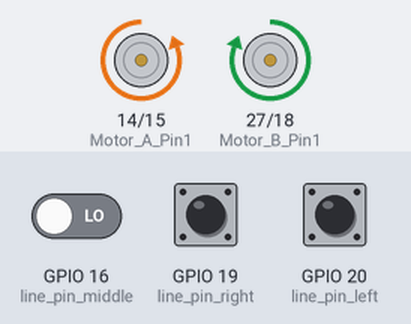
Recording of a program running on a simulated Raspberry Pi (BCM pin numbers). Shown: motor-driver pin pairs drawn as motors (green arrow = first pin HIGH = forward, orange = second pin HIGH = backward, longer = more drive, scaled by the enable pin). Inputs (shaded band) come from the test bench; at power-on: GPIO 16 (line_pin_middle) LOW, GPIO 19 (line_pin_right) LOW, GPIO 20 (line_pin_left) LOW.

Above: at 1.2 s.
1.3 s: GPIO 16 (line_pin_middle) driven HIGH
At 1.8 s:
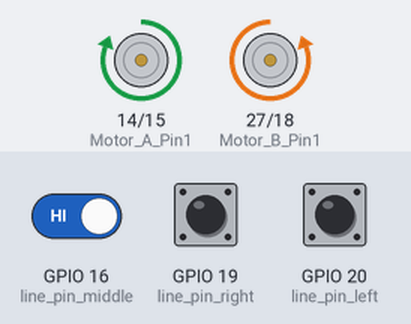
2.9 s: GPIO 16 (line_pin_middle) driven LOW
At 4.2 s:
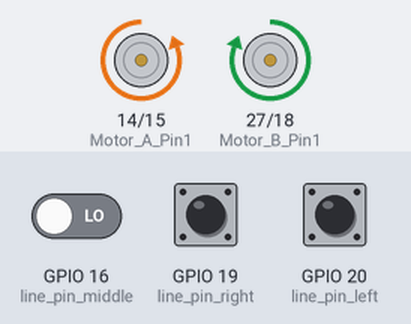
4.5 s: GPIO 19 (line_pin_right) pulled HIGH for 0.25 s
At 4.7 s:
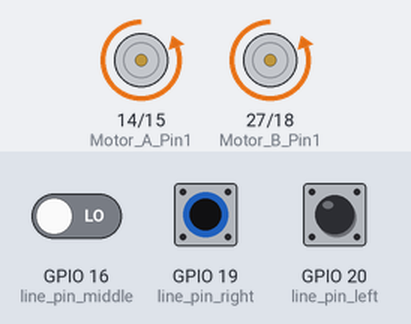
6.3 s: GPIO 20 (line_pin_left) pulled HIGH for 0.25 s
At 6.5 s:
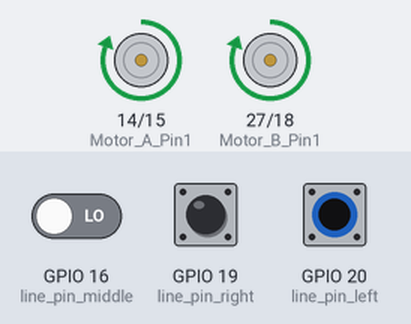
8.1 s: GPIO 20 (line_pin_left) pulled HIGH for 3.2 s
At 11.9 s:
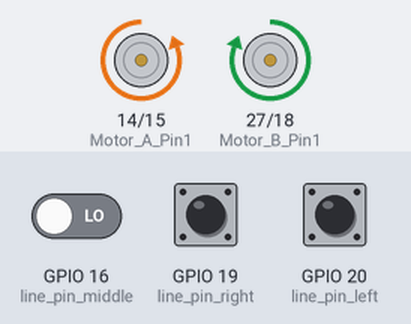
Timing chart, 0 to 13.4 s (numbered marks = the images above; inputs shaded):
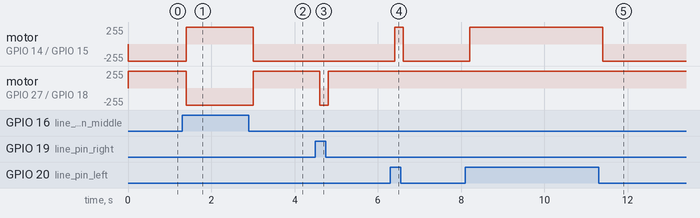

Measured:
- after the input at 1.3 s, motor on GPIO 14 (Motor_A_Pin1) / GPIO 15 (Motor_A_Pin2): backward 255/255 → forward 255/255 after 0.10 s; motor on GPIO 27 (Motor_B_Pin1) / GPIO 18 (Motor_B_Pin2): forward 255/255 → backward 255/255 after 0.10 s
- after the input at 2.9 s, motor on GPIO 14 (Motor_A_Pin1) / GPIO 15 (Motor_A_Pin2): forward 255/255 → backward 255/255 after 0.10 s; motor on GPIO 27 (Motor_B_Pin1) / GPIO 18 (Motor_B_Pin2): backward 255/255 → forward 255/255 after 0.10 s
- after the input at 4.5 s, motor on GPIO 27 (Motor_B_Pin1) / GPIO 18 (Motor_B_Pin2): forward 255/255 → backward 255/255 after 0.10 s, → forward 255/255 0.20 s later
- after the input at 6.3 s, motor on GPIO 14 (Motor_A_Pin1) / GPIO 15 (Motor_A_Pin2): backward 255/255 → forward 255/255 after 0.10 s, → backward 255/255 0.20 s later
- after the input at 8.1 s, motor on GPIO 14 (Motor_A_Pin1) / GPIO 15 (Motor_A_Pin2): backward 255/255 → forward 255/255 after 0.10 s, → backward 255/255 3.2 s later

The program:

findline.py
```python
#!/usr/bin/python3
# File name   : findline.py
# Description : line tracking

import RPi.GPIO as GPIO
import time
import move
'''
status     = 1          #Motor rotation
forward    = 1          #Motor forward
backward   = 0          #Motor backward

left_spd   = num_import_int('E_M1:')         #Speed of the car
right_spd  = num_import_int('E_M2:')         #Speed of the car
left       = num_import_int('E_T1:')         #Motor Left
right      = num_import_int('E_T2:')         #Motor Right
'''
line_pin_right = 19
line_pin_middle = 16
line_pin_left = 20
'''
left_R = 15
left_G = 16
left_B = 18

right_R = 19
right_G = 21
right_B = 22

on  = GPIO.LOW
off = GPIO.HIGH

spd_ad_1 = 1
spd_ad_2 = 1
'''
def setup():
    GPIO.setwarnings(False)
    GPIO.setmode(GPIO.BCM)
    GPIO.setup(line_pin_right,GPIO.IN)
    GPIO.setup(line_pin_middle,GPIO.IN)
    GPIO.setup(line_pin_left,GPIO.IN)
    #motor.setup()

def run():
    status_right = GPIO.input(line_pin_right)
    status_middle = GPIO.input(line_pin_middle)
    status_left = GPIO.input(line_pin_left)
    #print('R%d   M%d   L%d'%(status_right,status_middle,status_left))
    if status_middle == 1:
        move.move(100, 'forward', 'no', 1)
    elif status_left == 1:
        move.move(100, 'no', 'right', 1)
    elif status_right == 1:
        move.move(100, 'no', 'left', 1)
    else:
        move.move(100, 'backward', 'no', 1)

    time.sleep(0.2)

if __name__ == '__main__':
    try:
        setup()
        move.setup()
        while 1:
            run()
        pass
    except KeyboardInterrupt:
        move.destroy()
```

move.py
```python
#!/usr/bin/env python3
# File name   : move.py
# Description : Control Motor

import time
import RPi.GPIO as GPIO

# motor_EN_A: Pin7  |  motor_EN_B: Pin11
# motor_A:  Pin8,Pin10    |  motor_B: Pin13,Pin12

Motor_A_EN    = 4
Motor_B_EN    = 17

Motor_A_Pin1  = 14
Motor_A_Pin2  = 15
Motor_B_Pin1  = 27
Motor_B_Pin2  = 18

Dir_forward   = 0
Dir_backward  = 1

left_forward  = 0
left_backward = 1

right_forward = 0
right_backward= 1

pwn_A = 0
pwm_B = 0

def motorStop():#Motor stops
	GPIO.output(Motor_A_Pin1, GPIO.LOW)
	GPIO.output(Motor_A_Pin2, GPIO.LOW)
	GPIO.output(Motor_B_Pin1, GPIO.LOW)
	GPIO.output(Motor_B_Pin2, GPIO.LOW)
	GPIO.output(Motor_A_EN, GPIO.LOW)
	GPIO.output(Motor_B_EN, GPIO.LOW)


def setup():#Motor initialization
	global pwm_A, pwm_B
	GPIO.setwarnings(False)
	GPIO.setmode(GPIO.BCM)
	GPIO.setup(Motor_A_EN, GPIO.OUT)
	GPIO.setup(Motor_B_EN, GPIO.OUT)
	GPIO.setup(Motor_A_Pin1, GPIO.OUT)
	GPIO.setup(Motor_A_Pin2, GPIO.OUT)
	GPIO.setup(Motor_B_Pin1, GPIO.OUT)
	GPIO.setup(Motor_B_Pin2, GPIO.OUT)

	motorStop()
	try:
		pwm_A = GPIO.PWM(Motor_A_EN, 1000)
		pwm_B = GPIO.PWM(Motor_B_EN, 1000)
	except:
		pass


def motor_right(status, direction, speed):#Motor 2 positive and negative rotation
	if status == 0: # stop
		GPIO.output(Motor_B_Pin1, GPIO.LOW)
		GPIO.output(Motor_B_Pin2, GPIO.LOW)
		GPIO.output(Motor_B_EN, GPIO.LOW)
	else:
		if direction == Dir_backward:
			GPIO.output(Motor_B_Pin1, GPIO.HIGH)
			GPIO.output(Motor_B_Pin2, GPIO.LOW)
			pwm_B.start(100)
			pwm_B.ChangeDutyCycle(speed)
		elif direction == Dir_forward:
			GPIO.output(Motor_B_Pin1, GPIO.LOW)
			GPIO.output(Motor_B_Pin2, GPIO.HIGH)
			pwm_B.start(0)
			pwm_B.ChangeDutyCycle(speed)


def motor_left(status, direction, speed):#Motor 1 positive and negative rotation
	if status == 0: # stop
		GPIO.output(Motor_A_Pin1, GPIO.LOW)
		GPIO.output(Motor_A_Pin2, GPIO.LOW)
		GPIO.output(Motor_A_EN, GPIO.LOW)
	else:
		if direction == Dir_forward:#
			GPIO.output(Motor_A_Pin1, GPIO.HIGH)
			GPIO.output(Motor_A_Pin2, GPIO.LOW)
			pwm_A.start(100)
			pwm_A.ChangeDutyCycle(speed)
		elif direction == Dir_backward:
			GPIO.output(Motor_A_Pin1, GPIO.LOW)
			GPIO.output(Motor_A_Pin2, GPIO.HIGH)
			pwm_A.start(0)
			pwm_A.ChangeDutyCycle(speed)
	return direction


def move(speed, direction, turn, radius=0.6):   # 0 < radius <= 1
	speed = 100
	if direction == 'forward':
		if turn == 'left':
			motor_left(0, left_backward, int(speed*radius))
			motor_right(1, right_forward, speed)
		elif turn == 'right':
			motor_left(1, left_forward, speed)
			motor_right(0, right_backward, int(speed*radius))
		else:
			motor_left(1, left_forward, 100)
			motor_right(1, right_forward, 100)
	elif direction == 'backward':
		if turn == 'left':
			motor_left(0, left_forward, int(speed*radius))
			motor_right(1, right_backward, speed)
		elif turn == 'right':
			motor_left(1, left_backward, speed)
			motor_right(0, right_forward, int(speed*radius))
		else:
			motor_left(1, left_backward, speed)
			motor_right(1, right_backward, speed)
	elif direction == 'no':
		if turn == 'left':
			motor_left(1, left_backward, 100)
			motor_right(1, right_forward, 100)
		elif turn == 'right':
			motor_left(1, left_forward, 100)
			motor_right(1, right_backward, 100)
		else:
			motorStop()
	else:
		pass


def destroy():
	motorStop()
	GPIO.cleanup()             # Release resource


if __name__ == '__main__':
	try:
		setup()

		#move(100, 'no', 1)
		#time.sleep(2.5)
		#move(-100, 'no', 1)
		#time.sleep(2.5)
		#move(100, 'left', 0.6)
		#time.sleep(5)
		print('1')

		move(100, 'right', 0.6)
		time.sleep(5)
		#move(0, 'left', 1)
		#time.sleep(5)

	except KeyboardInterrupt:
		destroy()
```
